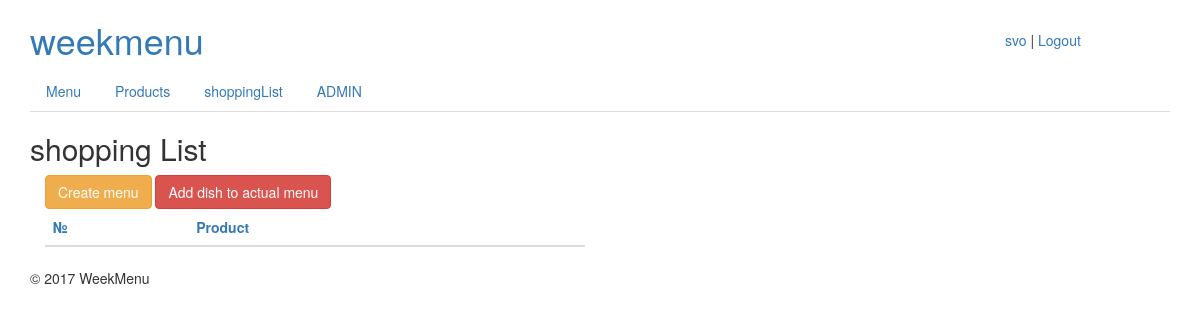
Before: /shopping_list/ (signed in) with the older database file.
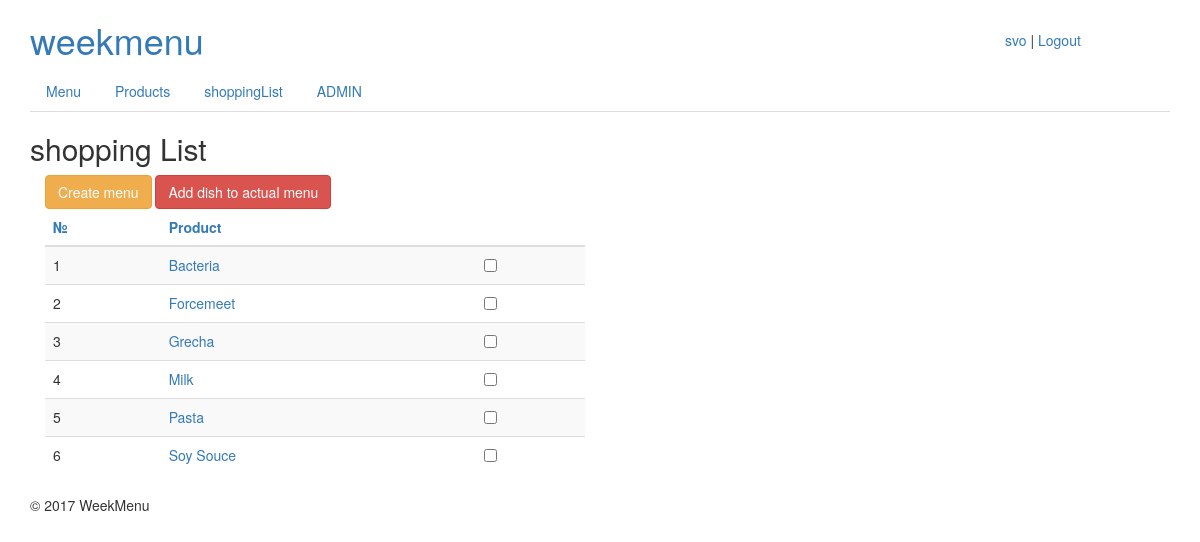
After: the same page with the newer database file.
### w_menu/models.py (models this page shows, shortened)
class Product(models.Model):
    class Meta(object):
        verbose_name = 'Product'
        verbose_name_plural = 'Products'
    title = models.CharField(
        max_length=256,
        blank=True,
        verbose_name='product'
    )
    available = models.BooleanField(
        verbose_name='available'
    )
    notes = models.TextField(
        blank=True,
        null=True,
        verbose_name='notes'
    )

### w_menu/views.py (the view, shortened to what this page needs)
# urls.py: url(r'^shopping_list/$', ShoppingListView.as_view(), name='shopping_list'),
@method_decorator(login_required, name='dispatch')
class ShoppingListView(ListView):
    template_name = 'shopping_list.html'
    queryset = Product.objects.filter(available=False)
    ordering = ['title']
    def get_context_data(self, **kwargs):
        context = super(ShoppingListView, self).get_context_data(**kwargs)
        return context

### w_menu/templates/shopping_list.html (shortened to what this page needs)
{% extends 'base.html' %}
{% block title %}shopping List{% endblock title %}
{% block content %}
<div class="col-xs-6">
    <button type="button" class="btn btn-warning">Create menu</button>
    <button type="button" class="btn btn-danger">Add dish to actual menu</button>
    <table class="table table-hover table-striped">
        <thead>
            <tr>
                <th><a href="#">№</a> </th>
                <th><a href="#">Product</a></th>
                <th></th>
            </tr>
        </thead>
        <tbody>
        {% for product in object_list %}
        <tr>
            <td>{{ forloop.counter }}</td>
            <td><a title="" href="#">{{ product.title }}</td>
            <td class="available-box">
                <input type="checkbox" data-product-id="{{ product.id }}" data-url="{{ update_url }}"
                value="1" {% if product.available %} checked="checked" {% endif %}/>
            </td>
        </tr>
        {% endfor %}
        </tbody>
    </table>
</div>
{% endblock content %}

Changed rows visible on the page:
now on this page (row edited): Product: title "Bacteria"
now on this page (row edited): Product: title "Forcemeet"
now on this page (row edited): Product: title "Grecha"
now on this page (row edited): Product: title "Milk"
now on this page (row edited): Product: title "Pasta"
now on this page (row edited): Product: title "Soy Souce"
